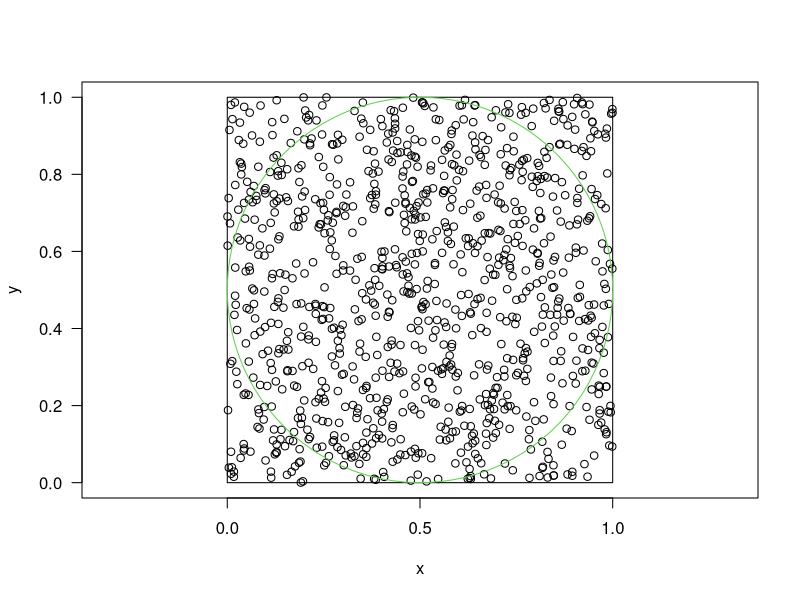
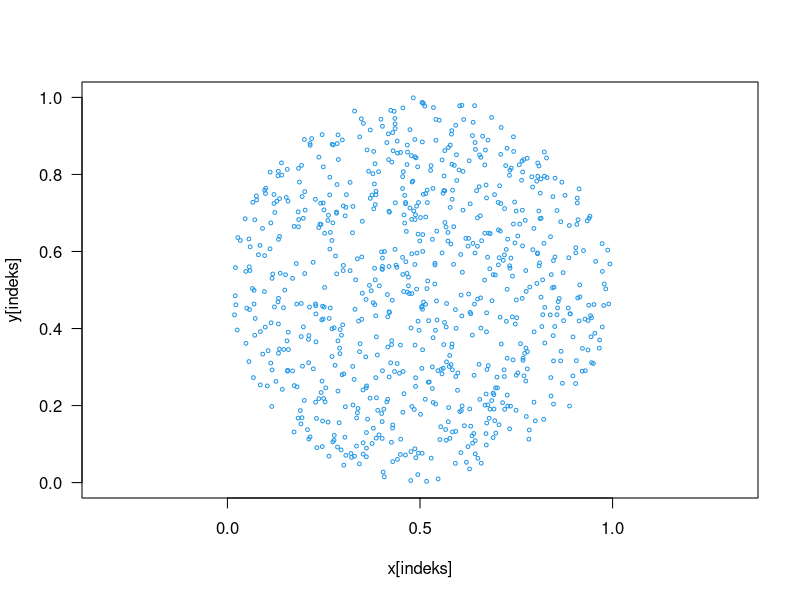

The R source for these figures, in order:
x <- runif(1000, 0, 1)
y <- runif(1000, 0, 1)

plot(x, y, las = 1, asp = 1)
rect(0, 0, 1, 1)

t <- seq(0, 2 * pi, length.out = 100)
x1 <- 0.5 + 0.5 * cos(t)
y1 <- 0.5 + 0.5 * sin(t)
lines(x1, y1, col = 3)

indeks <- which((x - 0.5)^2 + (y - 0.5)^2 <= 0.25)
indeks

plot(x[indeks], y[indeks], las=1, xlim=c(0,1), ylim=c(0,1), cex=0.5, col=4, asp=1)

pi_est <- 4 * length(indeks) / length(x)
pi_est
